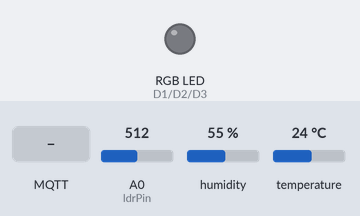
Simulated run of this program. Board: ESP8266 (NodeMCU). Shown: an RGB LED mixed from three pins (HIGH = lit). Inputs (shaded band) come from the test bench; at power-on: A0 (ldrPin) = 512, humidity 55 %, temperature 24 °C. WiFi joins after 1.5 s; servers stay silent unless stated; no MQTT or app messages arrive unless stated; what the program prints to the serial monitor is not drawn.

Above: at 2.7 s.
2.8 s: MQTT message "red_on" arrives on the first subscribed topic
At 3.1 s:
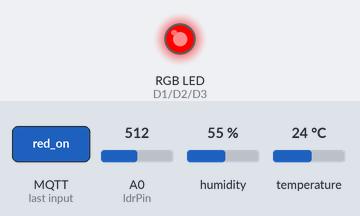
4.3 s: MQTT message "green_on" arrives on the first subscribed topic
At 5.4 s:
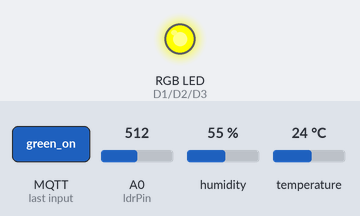
5.8 s: MQTT message "red_off" arrives on the first subscribed topic
At 6.5 s:
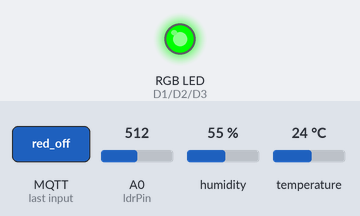
7.3 s: MQTT message "blue_on" arrives on the first subscribed topic
At 7.7 s:
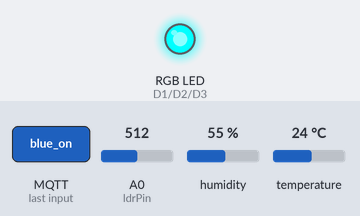
8.8 s: MQTT message "green_off" arrives on the first subscribed topic
At 10.0 s:
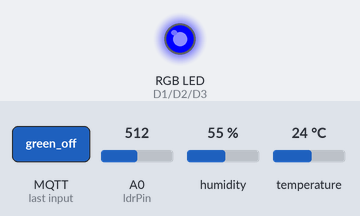
10.3 s: MQTT message "blue_off" arrives on the first subscribed topic
At 11.2 s:
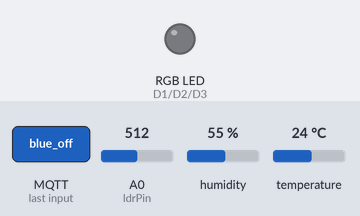
Timing chart, 0 to 12.8 s (numbered marks = the images above; inputs shaded):
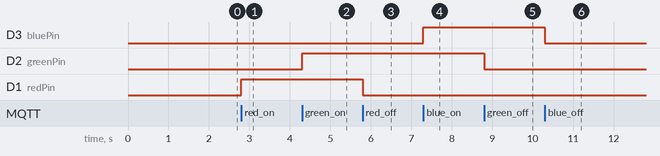

Measured:
- after the input at 2.8 s, D1 (redPin): LOW → HIGH at once
- after the input at 4.3 s, D2 (greenPin): LOW → HIGH at once
- after the input at 5.8 s, D1 (redPin): HIGH → LOW at once
- after the input at 7.3 s, D3 (bluePin): LOW → HIGH at once
- after the input at 8.8 s, D2 (greenPin): HIGH → LOW at once
- after the input at 10.3 s, D3 (bluePin): HIGH → LOW at once

The program:

main.cpp
```cpp
#include <Arduino.h>
#include <ESP8266WiFi.h>
#include <PubSubClient.h>
#include <SimpleDHT.h>

// kampus
const char *ssid = "JTI-POLINEMA";           // sesuaikan dengan username wifi
const char *password = "jtifast!";            // sesuaikan dengan password wifi
const char *mqtt_server = "broker.hivemq.com"; // isikan server broker

const int redPin = D1;   // Pin untuk menghubungkan LED merah
const int greenPin = D2; // Pin untuk menghubungkan LED hijau
const int bluePin = D3;  // Pin untuk menghubungkan LED biru

bool isRedOn = false;   // Status LED merah
bool isGreenOn = false; // Status LED hijau
bool isBlueOn = false;  // Status LED biru

WiFiClient espClient;
PubSubClient client(espClient);

SimpleDHT11 dht11(D7);

const int ldrPin = A0; // Pin untuk menghubungkan LDR

long now = millis();
long lastMeasure = 0;
String macAddr = "";

void setup_wifi()
{
  delay(10);
  Serial.println();
  Serial.print("Connecting to ");
  Serial.println(ssid);
  WiFi.begin(ssid, password);
  while (WiFi.status() != WL_CONNECTED)
  {
    delay(500);
    Serial.print(".");
  }
  Serial.println("");
  Serial.print("WiFi connected - ESP IP address: ");
  Serial.println(WiFi.localIP());
  macAddr = WiFi.macAddress();
  Serial.println(macAddr);
}

void reconnect()
{
  while (!client.connected())
  {
    Serial.print("Attempting MQTT connection...");
    if (client.connect(macAddr.c_str()))
    {
      Serial.println("connected");
      client.subscribe("kelompok2/rgbled");
    }
    else
    {
      Serial.print("failed, rc=");
      Serial.print(client.state());
      Serial.println(" try again in 5 seconds");
      delay(5000);
    }
  }
}

void handleLedControl(char *payload, int length)
{
  // Mengonversi pesan MQTT menjadi string
  String message = "";
  for (int i = 0; i < length; i++)
  {
    message += (char)payload[i];
  }

  // Mengendalikan LED berdasarkan pesan MQTT
  if (message.equals("red_on"))
  {
    digitalWrite(redPin, HIGH); // Menyalakan LED merah
    isRedOn = true;
  }
  else if (message.equals("red_off"))
  {
    digitalWrite(redPin, LOW); // Mematikan LED merah
    isRedOn = false;
  }
  else if (message.equals("green_on"))
  {
    digitalWrite(greenPin, HIGH); // Menyalakan LED hijau
    isGreenOn = true;
  }
  else if (message.equals("green_off"))
  {
    digitalWrite(greenPin, LOW); // Mematikan LED hijau
    isGreenOn = false;
  }
  else if (message.equals("blue_on"))
  {
    digitalWrite(bluePin, HIGH); // Menyalakan LED biru
    isBlueOn = true;
  }
  else if (message.equals("blue_off"))
  {
    digitalWrite(bluePin, LOW); // Mematikan LED biru
    isBlueOn = false;
  }
}

void callback(char *topic, byte *payload, int length)
{
  // Memanggil fungsi handleLedControl jika topik sesuai
  if (String(topic) == "kelompok2/rgbled")
  {
    handleLedControl((char *)payload, length);
  }
}

void setup()
{
  Serial.begin(115200);
  Serial.println("Mqtt Node-RED");
  setup_wifi();
  client.setServer(mqtt_server, 1883);
  client.setCallback(callback);

  // Mengatur mode pin LED sebagai output
  pinMode(redPin, OUTPUT);
  pinMode(greenPin, OUTPUT);
  pinMode(bluePin, OUTPUT);

  // Inisialisasi status awal LED mati
  digitalWrite(redPin, LOW);
  digitalWrite(greenPin, LOW);
  digitalWrite(bluePin, LOW);

  pinMode(ldrPin, INPUT); // Mengatur pin LDR sebagai input
}

void loop()
{
  if (!client.connected())
  {
    reconnect();
  }
  if (!client.loop())
  {
    client.connect(macAddr.c_str());
  }
  now = millis();
  if (now - lastMeasure > 5000)
  {
    lastMeasure = now;
    int err = SimpleDHTErrSuccess;

    byte temperature = 0;
    byte humidity = 0;
    if ((err = dht11.read(&temperature, &humidity, NULL)) != SimpleDHTErrSuccess)
    {
      Serial.print("Pembacaan DHT11 gagal, err=");
      Serial.println(err);
      delay(1000);
      return;
    }
    static char temperatureTemp[7];
    dtostrf(temperature, 4, 2, temperatureTemp);
    Serial.print("Temperature: ");
    Serial.println(temperatureTemp);

    static char humidityTemp[7];
    dtostrf(humidity, 4, 2, humidityTemp);
    Serial.print("Humidity: ");
    Serial.println(humidityTemp);

    int lightLevel = analogRead(ldrPin); // Membaca nilai cahaya dari sensor LDR

    static char lightLevelTemp[7];
    dtostrf(lightLevel, 4, 2, lightLevelTemp);
    Serial.print("Light Level: ");
    Serial.println(lightLevelTemp);

    client.publish("kelompok2/temperature", temperatureTemp);
    client.publish("kelompok2/humidity", humidityTemp);
    client.publish("kelompok2/light", lightLevelTemp);
  }
}
```
